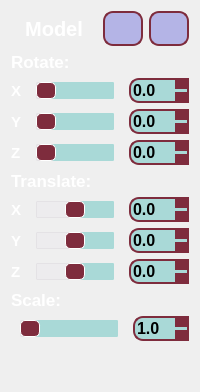
      <widget class="QWidget" name="page_RTS_model">
       <layout class="QVBoxLayout" name="verticalLayout">
        <item>
         <layout class="QHBoxLayout" name="horizontalLayout_29">
          <property name="topMargin">
           <number>0</number>
          </property>
          <item>
           <widget class="QLabel" name="label_M_2">
            <property name="styleSheet">
             <string notr="true">font-family: &quot;Comic Sans MS&quot;;
font: bold 20px;
color: white;</string>
            </property>
            <property name="text">
             <string>Model</string>
            </property>
            <property name="alignment">
             <set>Qt::AlignCenter</set>
            </property>
           </widget>
          </item>
          <item>
           <widget class="QToolButton" name="toolButton_reset_matrix_model">
            <property name="minimumSize">
             <size>
              <width>40</width>
              <height>35</height>
             </size>
            </property>
            <property name="sizeIncrement">
             <size>
              <width>40</width>
              <height>35</height>
             </size>
            </property>
            <property name="cursor">
             <cursorShape>PointingHandCursor</cursorShape>
            </property>
            <property name="styleSheet">
             <string notr="true">QToolButton {
border-radius: 10px;
border: 2px solid rgb(126, 44, 61); 
background-color: rgb(180, 180, 230);
}
QToolButton:pressed {
    background-color: qlineargradient(x1: 0, y1: 0, x2: 0, y2: 1,
                                      stop: 0 #BEBEBE, stop: 1 #D7D7D7);
}
QToolButton:hover {
	border: 2px solid black;
}</string>
            </property>
            <property name="text">
             <string/>
            </property>
            <property name="icon">
             <iconset>
              <normaloff>:/icons_ui/synchronize.png</normaloff>:/icons_ui/synchronize.png</iconset>
            </property>
            <property name="iconSize">
             <size>
              <width>25</width>
              <height>25</height>
             </size>
            </property>
           </widget>
          </item>
          <item>
           <widget class="QToolButton" name="toolButton_model_min_max_settings">
            <property name="minimumSize">
             <size>
              <width>40</width>
              <height>35</height>
             </size>
            </property>
            <property name="sizeIncrement">
             <size>
              <width>40</width>
              <height>35</height>
             </size>
            </property>
            <property name="cursor">
             <cursorShape>PointingHandCursor</cursorShape>
            </property>
            <property name="styleSheet">
             <string notr="true">QToolButton {
border-radius: 10px;
border: 2px solid rgb(126, 44, 61); 
background-color: rgb(180, 180, 230);
}
QToolButton:pressed {
    background-color: qlineargradient(x1: 0, y1: 0, x2: 0, y2: 1,
                                      stop: 0 #BEBEBE, stop: 1 #D7D7D7);
}
QToolButton:hover {
	border: 2px solid black;
}</string>
            </property>
            <property name="text">
             <string/>
            </property>
            <property name="icon">
             <iconset>
              <normaloff>:/icons_ui/control.png</normaloff>:/icons_ui/control.png</iconset>
            </property>
            <property name="iconSize">
             <size>
              <width>25</width>
              <height>25</height>
             </size>
            </property>
           </widget>
          </item>
         </layout>
        </item>
        <item>
         <widget class="QLabel" name="label_R_2">
          <property name="styleSheet">
           <string notr="true">font-family: &quot;Comic Sans MS&quot;;
font: bold 17px;
color: white;</string>
          </property>
          <property name="text">
           <string>Rotate:</string>
          </property>
         </widget>
        </item>
        <item>
         <layout class="QHBoxLayout" name="horLay_M_RX">
          <item>
           <widget class="QLabel" name="label_M_RX">
            <property name="styleSheet">
             <string notr="true">font-family: &quot;Comic Sans MS&quot;;
font: bold 15px;
color: white;</string>
            </property>
            <property name="text">
             <string>X</string>
            </property>
           </widget>
          </item>
          <item>
           <widget class="QSlider" name="slider_M_RX">
            <property name="minimumSize">
             <size>
              <width>0</width>
              <height>0</height>
             </size>
            </property>
            <property name="maximumSize">
             <size>
              <width>16777215</width>
              <height>17</height>
             </size>
            </property>
            <property name="cursor">
             <cursorShape>OpenHandCursor</cursorShape>
            </property>
            <property name="styleSheet">
             <string notr="true">QSlider::groove:horizontal {
    background: white;
	left: 9px; right: 9px;
    position: absolute; /* absolutely position 4px from the left and right of the widget. setting margins on the widget should work too... */
}
QSlider::add-page:horizontal {
    background: rgb(169, 217, 215);
   border: 1px solid rgb(169, 217, 215);
	border-radius:1px;
}
QSlider::sub-page:horizontal {
    background: rgb(237, 236, 238);
   border: 1px solid rgb(228, 226, 229);
	border-radius:1px;
}
QSlider::handle:horizontal {
background: rgb(126, 44, 61); 
border-radius:5px; 
border: 1px solid white; 
width: 18px;  
}</string>
            </property>
            <property name="minimum">
             <number>0</number>
            </property>
            <property name="maximum">
             <number>360</number>
            </property>
            <property name="orientation">
             <enum>Qt::Horizontal</enum>
            </property>
           </widget>
          </item>
          <item>
           <widget class="QDoubleSpinBox" name="doubleSpinBox_M_RX">
            <property name="maximumSize">
             <size>
              <width>60</width>
              <height>16777215</height>
             </size>
            </property>
            <property name="cursor">
             <cursorShape>PointingHandCursor</cursorShape>
            </property>
            <property name="styleSheet">
             <string notr="true">QDoubleSpinBox {
	border: 2px solid rgb(126, 44, 61); ;
	border-radius: 10px;
	background: rgb(169, 217, 215);
	font: bold 16px;
	color: black;
	font-family: &quot;Comic Sans MS&quot;;
 }
 QDoubleSpinBox::up-button {
	 subcontrol-origin: border;
     subcontrol-position: top right;
	background: rgb(126, 44, 61);
     height: 11px;
	width: 14px;
 }
 QDoubleSpinBox::down-button {
     subcontrol-origin: border;
     subcontrol-position: bottom right;
	background: rgb(126, 44, 61);
	height: 11px;
	width: 14px;
 }
QDoubleSpinBox::down-button:hover {
    background-color: lightgray;
}
QDoubleSpinBox::up-button:hover {
    background-color: lightgray;
}
QDoubleSpinBox::down-button:pressed {
    background-color: qlineargradient(x1: 0, y1: 0, x2: 0, y2: 1,
                                      stop: 0 #BEBEBE, stop: 1 #D7D7D7);
}
QDoubleSpinBox::up-button:pressed {
    background-color: qlineargradient(x1: 0, y1: 0, x2: 0, y2: 1,
                                      stop: 0 #BEBEBE, stop: 1 #D7D7D7);
}</string>
            </property>
            <property name="decimals">
             <number>1</number>
            </property>
            <property name="minimum">
             <double>0.000000000000000</double>
            </property>
            <property name="maximum">
             <double>360.000000000000000</double>
            </property>
           </widget>
          </item>
         </layout>
        </item>
        <item>
         <layout class="QHBoxLayout" name="horLay_M_RY">
          <item>
           <widget class="QLabel" name="label_M_RY">
            <property name="styleSheet">
             <string notr="true">font-family: &quot;Comic Sans MS&quot;;
font: bold 15px;
color: white;</string>
            </property>
            <property name="text">
             <string>Y</string>
            </property>
           </widget>
          </item>
          <item>
           <widget class="QSlider" name="slider_M_RY">
            <property name="minimumSize">
             <size>
              <width>0</width>
              <height>0</height>
             </size>
            </property>
            <property name="maximumSize">
             <size>
              <width>16777215</width>
              <height>17</height>
             </size>
            </property>
            <property name="cursor">
             <cursorShape>OpenHandCursor</cursorShape>
            </property>
            <property name="styleSheet">
             <string notr="true">QSlider::groove:horizontal {
    background: white;
	left: 9px; right: 9px;
    position: absolute; /* absolutely position 4px from the left and right of the widget. setting margins on the widget should work too... */
}
QSlider::add-page:horizontal {
    background: rgb(169, 217, 215);
   border: 1px solid rgb(169, 217, 215);
	border-radius:1px;
}
QSlider::sub-page:horizontal {
    background: rgb(237, 236, 238);
   border: 1px solid rgb(228, 226, 229);
	border-radius:1px;
}
QSlider::handle:horizontal {
background: rgb(126, 44, 61); 
border-radius:5px; 
border: 1px solid white; 
width: 18px;  
}</string>
            </property>
            <property name="minimum">
             <number>0</number>
            </property>
            <property name="maximum">
             <number>360</number>
            </property>
            <property name="orientation">
             <enum>Qt::Horizontal</enum>
            </property>
           </widget>
          </item>
          <item>
           <widget class="QDoubleSpinBox" name="doubleSpinBox_M_RY">
            <property name="maximumSize">
             <size>
              <width>60</width>
              <height>16777215</height>
             </size>
            </property>
            <property name="cursor">
             <cursorShape>PointingHandCursor</cursorShape>
            </property>
            <property name="styleSheet">
             <string notr="true">QDoubleSpinBox {
	border: 2px solid rgb(126, 44, 61); ;
	border-radius: 10px;
	background: rgb(169, 217, 215);
	font: bold 16px;
	color: black;
	font-family: &quot;Comic Sans MS&quot;;
 }
 QDoubleSpinBox::up-button {
	 subcontrol-origin: border;
     subcontrol-position: top right;
	background: rgb(126, 44, 61);
     height: 11px;
	width: 14px;
 }
 QDoubleSpinBox::down-button {
     subcontrol-origin: border;
     subcontrol-position: bottom right;
	background: rgb(126, 44, 61);
	height: 11px;
	width: 14px;
 }
QDoubleSpinBox::down-button:hover {
    background-color: lightgray;
}
QDoubleSpinBox::up-button:hover {
    background-color: lightgray;
}
QDoubleSpinBox::down-button:pressed {
    background-color: qlineargradient(x1: 0, y1: 0, x2: 0, y2: 1,
                                      stop: 0 #BEBEBE, stop: 1 #D7D7D7);
}
QDoubleSpinBox::up-button:pressed {
    background-color: qlineargradient(x1: 0, y1: 0, x2: 0, y2: 1,
                                      stop: 0 #BEBEBE, stop: 1 #D7D7D7);
}</string>
            </property>
            <property name="decimals">
             <number>1</number>
            </property>
            <property name="minimum">
             <double>0.000000000000000</double>
            </property>
            <property name="maximum">
             <double>360.000000000000000</double>
            </property>
           </widget>
          </item>
         </layout>
        </item>
        <item>
         <layout class="QHBoxLayout" name="horLay_M_RZ">
          <item>
           <widget class="QLabel" name="label_M_RZ">
            <property name="styleSheet">
             <string notr="true">font-family: &quot;Comic Sans MS&quot;;
font: bold 15px;
color: white;</string>
            </property>
            <property name="text">
             <string>Z</string>
            </property>
           </widget>
          </item>
          <item>
           <widget class="QSlider" name="slider_M_RZ">
            <property name="minimumSize">
             <size>
              <width>0</width>
              <height>0</height>
             </size>
            </property>
            <property name="maximumSize">
             <size>
              <width>16777215</width>
              <height>17</height>
             </size>
            </property>
            <property name="cursor">
             <cursorShape>OpenHandCursor</cursorShape>
            </property>
            <property name="styleSheet">
             <string notr="true">QSlider::groove:horizontal {
    background: white;
	left: 9px; right: 9px;
    position: absolute; /* absolutely position 4px from the left and right of the widget. setting margins on the widget should work too... */
}
QSlider::add-page:horizontal {
    background: rgb(169, 217, 215);
   border: 1px solid rgb(169, 217, 215);
	border-radius:1px;
}
QSlider::sub-page:horizontal {
    background: rgb(237, 236, 238);
   border: 1px solid rgb(228, 226, 229);
	border-radius:1px;
}
QSlider::handle:horizontal {
background: rgb(126, 44, 61); 
border-radius:5px; 
border: 1px solid white; 
width: 18px;  
}</string>
            </property>
            <property name="minimum">
             <number>0</number>
            </property>
            <property name="maximum">
             <number>360</number>
            </property>
            <property name="orientation">
             <enum>Qt::Horizontal</enum>
            </property>
           </widget>
          </item>
          <item>
           <widget class="QDoubleSpinBox" name="doubleSpinBox_M_RZ">
            <property name="maximumSize">
             <size>
              <width>60</width>
              <height>16777215</height>
             </size>
            </property>
            <property name="cursor">
             <cursorShape>PointingHandCursor</cursorShape>
            </property>
            <property name="styleSheet">
             <string notr="true">QDoubleSpinBox {
	border: 2px solid rgb(126, 44, 61); ;
	border-radius: 10px;
	background: rgb(169, 217, 215);
	font: bold 16px;
	color: black;
	font-family: &quot;Comic Sans MS&quot;;
 }
 QDoubleSpinBox::up-button {
	 subcontrol-origin: border;
     subcontrol-position: top right;
	background: rgb(126, 44, 61);
     height: 11px;
	width: 14px;
 }
 QDoubleSpinBox::down-button {
     subcontrol-origin: border;
     subcontrol-position: bottom right;
	background: rgb(126, 44, 61);
	height: 11px;
	width: 14px;
 }
QDoubleSpinBox::down-button:hover {
    background-color: lightgray;
}
QDoubleSpinBox::up-button:hover {
    background-color: lightgray;
}
QDoubleSpinBox::down-button:pressed {
    background-color: qlineargradient(x1: 0, y1: 0, x2: 0, y2: 1,
                                      stop: 0 #BEBEBE, stop: 1 #D7D7D7);
}
QDoubleSpinBox::up-button:pressed {
    background-color: qlineargradient(x1: 0, y1: 0, x2: 0, y2: 1,
                                      stop: 0 #BEBEBE, stop: 1 #D7D7D7);
}</string>
            </property>
            <property name="decimals">
             <number>1</number>
            </property>
            <property name="minimum">
             <double>0.000000000000000</double>
            </property>
            <property name="maximum">
             <double>360.000000000000000</double>
            </property>
           </widget>
          </item>
         </layout>
        </item>
        <item>
         <widget class="QLabel" name="label_T_2">
          <property name="styleSheet">
           <string notr="true">font-family: &quot;Comic Sans MS&quot;;
font: bold 17px;
color: white;</string>
          </property>
          <property name="text">
           <string>Translate:</string>
          </property>
         </widget>
        </item>
        <item>
         <layout class="QHBoxLayout" name="horLay_M_TX">
          <item>
           <widget class="QLabel" name="label_M_TX">
            <property name="styleSheet">
             <string notr="true">font-family: &quot;Comic Sans MS&quot;;
font: bold 15px;
color: white;</string>
            </property>
            <property name="text">
             <string>X</string>
            </property>
           </widget>
          </item>
          <item>
           <widget class="QSlider" name="slider_M_TX">
            <property name="minimumSize">
             <size>
              <width>0</width>
              <height>0</height>
             </size>
            </property>
            <property name="maximumSize">
             <size>
              <width>16777215</width>
              <height>17</height>
             </size>
            </property>
            <property name="cursor">
             <cursorShape>OpenHandCursor</cursorShape>
            </property>
            <property name="styleSheet">
             <string notr="true">QSlider::groove:horizontal {
    background: white;
	left: 9px; right: 9px;
    position: absolute; /* absolutely position 4px from the left and right of the widget. setting margins on the widget should work too... */
}
QSlider::add-page:horizontal {
    background: rgb(169, 217, 215);
   border: 1px solid rgb(169, 217, 215);
	border-radius:1px;
}
QSlider::sub-page:horizontal {
    background: rgb(237, 236, 238);
   border: 1px solid rgb(228, 226, 229);
	border-radius:1px;
}
QSlider::handle:horizontal {
background: rgb(126, 44, 61); 
border-radius:5px; 
border: 1px solid white; 
width: 18px;  
}</string>
            </property>
            <property name="minimum">
             <number>-50</number>
            </property>
            <property name="maximum">
             <number>50</number>
            </property>
            <property name="orientation">
             <enum>Qt::Horizontal</enum>
            </property>
           </widget>
          </item>
          <item>
           <widget class="QDoubleSpinBox" name="doubleSpinBox_M_TX">
            <property name="maximumSize">
             <size>
              <width>60</width>
              <height>16777215</height>
             </size>
            </property>
            <property name="cursor">
             <cursorShape>PointingHandCursor</cursorShape>
            </property>
            <property name="styleSheet">
             <string notr="true">QDoubleSpinBox {
	border: 2px solid rgb(126, 44, 61); ;
	border-radius: 10px;
	background: rgb(169, 217, 215);
	font: bold 16px;
	color: black;
	font-family: &quot;Comic Sans MS&quot;;
 }
 QDoubleSpinBox::up-button {
	 subcontrol-origin: border;
     subcontrol-position: top right;
	background: rgb(126, 44, 61);
     height: 11px;
	width: 14px;
 }
 QDoubleSpinBox::down-button {
     subcontrol-origin: border;
     subcontrol-position: bottom right;
	background: rgb(126, 44, 61);
	height: 11px;
	width: 14px;
 }
QDoubleSpinBox::down-button:hover {
    background-color: lightgray;
}
QDoubleSpinBox::up-button:hover {
    background-color: lightgray;
}
QDoubleSpinBox::down-button:pressed {
    background-color: qlineargradient(x1: 0, y1: 0, x2: 0, y2: 1,
                                      stop: 0 #BEBEBE, stop: 1 #D7D7D7);
}
QDoubleSpinBox::up-button:pressed {
    background-color: qlineargradient(x1: 0, y1: 0, x2: 0, y2: 1,
                                      stop: 0 #BEBEBE, stop: 1 #D7D7D7);
}</string>
            </property>
            <property name="decimals">
             <number>1</number>
            </property>
            <property name="minimum">
             <double>-50.000000000000000</double>
            </property>
            <property name="maximum">
             <double>50.000000000000000</double>
            </property>
           </widget>
          </item>
         </layout>
        </item>
        <item>
         <layout class="QHBoxLayout" name="horLay_M_TY">
          <item>
           <widget class="QLabel" name="label_M_TY">
            <property name="styleSheet">
             <string notr="true">font-family: &quot;Comic Sans MS&quot;;
font: bold 15px;
color: white;</string>
            </property>
            <property name="text">
             <string>Y</string>
            </property>
           </widget>
          </item>
          <item>
           <widget class="QSlider" name="slider_M_TY">
            <property name="minimumSize">
             <size>
              <width>0</width>
              <height>0</height>
             </size>
            </property>
            <property name="maximumSize">
             <size>
              <width>16777215</width>
              <height>17</height>
             </size>
            </property>
            <property name="cursor">
             <cursorShape>OpenHandCursor</cursorShape>
            </property>
            <property name="styleSheet">
             <string notr="true">QSlider::groove:horizontal {
    background: white;
	left: 9px; right: 9px;
    position: absolute; /* absolutely position 4px from the left and right of the widget. setting margins on the widget should work too... */
}
QSlider::add-page:horizontal {
    background: rgb(169, 217, 215);
   border: 1px solid rgb(169, 217, 215);
	border-radius:1px;
}
QSlider::sub-page:horizontal {
    background: rgb(237, 236, 238);
   border: 1px solid rgb(228, 226, 229);
	border-radius:1px;
}
QSlider::handle:horizontal {
background: rgb(126, 44, 61); 
border-radius:5px; 
border: 1px solid white; 
width: 18px;  
}</string>
            </property>
            <property name="minimum">
             <number>-50</number>
            </property>
            <property name="maximum">
             <number>50</number>
            </property>
            <property name="orientation">
             <enum>Qt::Horizontal</enum>
            </property>
           </widget>
          </item>
          <item>
           <widget class="QDoubleSpinBox" name="doubleSpinBox_M_TY">
            <property name="maximumSize">
             <size>
              <width>60</width>
              <height>16777215</height>
             </size>
            </property>
            <property name="cursor">
             <cursorShape>PointingHandCursor</cursorShape>
            </property>
            <property name="styleSheet">
             <string notr="true">QDoubleSpinBox {
	border: 2px solid rgb(126, 44, 61); ;
	border-radius: 10px;
	background: rgb(169, 217, 215);
	font: bold 16px;
	color: black;
	font-family: &quot;Comic Sans MS&quot;;
 }
 QDoubleSpinBox::up-button {
	 subcontrol-origin: border;
     subcontrol-position: top right;
	background: rgb(126, 44, 61);
     height: 11px;
	width: 14px;
 }
 QDoubleSpinBox::down-button {
     subcontrol-origin: border;
     subcontrol-position: bottom right;
	background: rgb(126, 44, 61);
	height: 11px;
	width: 14px;
 }
QDoubleSpinBox::down-button:hover {
    background-color: lightgray;
}
QDoubleSpinBox::up-button:hover {
    background-color: lightgray;
}
QDoubleSpinBox::down-button:pressed {
    background-color: qlineargradient(x1: 0, y1: 0, x2: 0, y2: 1,
                                      stop: 0 #BEBEBE, stop: 1 #D7D7D7);
}
QDoubleSpinBox::up-button:pressed {
    background-color: qlineargradient(x1: 0, y1: 0, x2: 0, y2: 1,
                                      stop: 0 #BEBEBE, stop: 1 #D7D7D7);
}</string>
            </property>
            <property name="decimals">
             <number>1</number>
            </property>
            <property name="minimum">
             <double>-50.000000000000000</double>
            </property>
            <property name="maximum">
             <double>50.000000000000000</double>
            </property>
           </widget>
          </item>
         </layout>
        </item>
        <item>
         <layout class="QHBoxLayout" name="horLay_M_TZ">
          <item>
           <widget class="QLabel" name="label_M_TZ">
            <property name="styleSheet">
             <string notr="true">font-family: &quot;Comic Sans MS&quot;;
font: bold 15px;
color: white;</string>
            </property>
            <property name="text">
             <string>Z</string>
            </property>
           </widget>
          </item>
          <item>
           <widget class="QSlider" name="slider_M_TZ">
            <property name="minimumSize">
             <size>
              <width>0</width>
              <height>0</height>
             </size>
            </property>
            <property name="maximumSize">
             <size>
              <width>16777215</width>
              <height>17</height>
             </size>
            </property>
            <property name="cursor">
             <cursorShape>OpenHandCursor</cursorShape>
            </property>
            <property name="styleSheet">
             <string notr="true">QSlider::groove:horizontal {
    background: white;
	left: 9px; right: 9px;
    position: absolute; /* absolutely position 4px from the left and right of the widget. setting margins on the widget should work too... */
}
QSlider::add-page:horizontal {
    background: rgb(169, 217, 215);
   border: 1px solid rgb(169, 217, 215);
	border-radius:1px;
}
QSlider::sub-page:horizontal {
    background: rgb(237, 236, 238);
   border: 1px solid rgb(228, 226, 229);
	border-radius:1px;
}
QSlider::handle:horizontal {
background: rgb(126, 44, 61); 
border-radius:5px; 
border: 1px solid white; 
width: 18px;  
}</string>
            </property>
            <property name="minimum">
             <number>-50</number>
            </property>
            <property name="maximum">
             <number>50</number>
            </property>
            <property name="orientation">
             <enum>Qt::Horizontal</enum>
            </property>
           </widget>
          </item>
          <item>
           <widget class="QDoubleSpinBox" name="doubleSpinBox_M_TZ">
            <property name="maximumSize">
             <size>
              <width>60</width>
              <height>16777215</height>
             </size>
            </property>
            <property name="cursor">
             <cursorShape>PointingHandCursor</cursorShape>
            </property>
            <property name="styleSheet">
             <string notr="true">QDoubleSpinBox {
	border: 2px solid rgb(126, 44, 61); ;
	border-radius: 10px;
	background: rgb(169, 217, 215);
	font: bold 16px;
	color: black;
	font-family: &quot;Comic Sans MS&quot;;
 }
 QDoubleSpinBox::up-button {
	 subcontrol-origin: border;
     subcontrol-position: top right;
	background: rgb(126, 44, 61);
     height: 11px;
	width: 14px;
 }
 QDoubleSpinBox::down-button {
     subcontrol-origin: border;
     subcontrol-position: bottom right;
	background: rgb(126, 44, 61);
	height: 11px;
	width: 14px;
 }
QDoubleSpinBox::down-button:hover {
    background-color: lightgray;
}
QDoubleSpinBox::up-button:hover {
    background-color: lightgray;
}
QDoubleSpinBox::down-button:pressed {
    background-color: qlineargradient(x1: 0, y1: 0, x2: 0, y2: 1,
                                      stop: 0 #BEBEBE, stop: 1 #D7D7D7);
}
QDoubleSpinBox::up-button:pressed {
    background-color: qlineargradient(x1: 0, y1: 0, x2: 0, y2: 1,
                                      stop: 0 #BEBEBE, stop: 1 #D7D7D7);
}</string>
            </property>
            <property name="decimals">
             <number>1</number>
            </property>
            <property name="minimum">
             <double>-50.000000000000000</double>
            </property>
            <property name="maximum">
             <double>50.000000000000000</double>
            </property>
            <property name="value">
             <double>0.000000000000000</double>
            </property>
           </widget>
          </item>
         </layout>
        </item>
        <item>
         <widget class="QLabel" name="label_Scale_2">
          <property name="styleSheet">
           <string notr="true">font-family: &quot;Comic Sans MS&quot;;
font: bold 17px;
color: white;</string>
          </property>
          <property name="text">
           <string>Scale:</string>
          </property>
         </widget>
        </item>
        <item>
         <layout class="QHBoxLayout" name="horizontalLayout_5">
          <property name="topMargin">
           <number>0</number>
          </property>
          <item>
           <widget class="QSlider" name="slider_M_Scale">
            <property name="minimumSize">
             <size>
              <width>0</width>
              <height>0</height>
             </size>
            </property>
            <property name="maximumSize">
             <size>
              <width>16777215</width>
              <height>17</height>
             </size>
            </property>
            <property name="cursor">
             <cursorShape>OpenHandCursor</cursorShape>
            </property>
            <property name="styleSheet">
             <string notr="true">QSlider::groove:horizontal {
    background: white;
	left: 9px; right: 9px;
    position: absolute; /* absolutely position 4px from the left and right of the widget. setting margins on the widget should work too... */
}
QSlider::add-page:horizontal {
    background: rgb(169, 217, 215);
   border: 1px solid rgb(169, 217, 215);
	border-radius:1px;
}
QSlider::sub-page:horizontal {
    background: rgb(237, 236, 238);
   border: 1px solid rgb(228, 226, 229);
	border-radius:1px;
}
QSlider::handle:horizontal {
background: rgb(126, 44, 61); 
border-radius:5px; 
border: 1px solid white; 
width: 18px;  
}</string>
            </property>
            <property name="minimum">
             <number>1</number>
            </property>
            <property name="maximum">
             <number>20</number>
            </property>
            <property name="value">
             <number>1</number>
            </property>
            <property name="orientation">
             <enum>Qt::Horizontal</enum>
            </property>
           </widget>
          </item>
          <item>
           <widget class="QDoubleSpinBox" name="doubleSpinBox_M_Scale">
            <property name="maximumSize">
             <size>
              <width>60</width>
              <height>16777215</height>
             </size>
            </property>
            <property name="cursor">
             <cursorShape>PointingHandCursor</cursorShape>
            </property>
            <property name="styleSheet">
             <string notr="true">QDoubleSpinBox {
	border: 2px solid rgb(126, 44, 61); ;
	border-radius: 10px;
	background: rgb(169, 217, 215);
	font: bold 16px;
	color: black;
	font-family: &quot;Comic Sans MS&quot;;
 }
 QDoubleSpinBox::up-button {
	 subcontrol-origin: border;
     subcontrol-position: top right;
	background: rgb(126, 44, 61);
     height: 11px;
	width: 14px;
 }
 QDoubleSpinBox::down-button {
     subcontrol-origin: border;
     subcontrol-position: bottom right;
	background: rgb(126, 44, 61);
	height: 11px;
	width: 14px;
 }
QDoubleSpinBox::down-button:hover {
    background-color: lightgray;
}
QDoubleSpinBox::up-button:hover {
    background-color: lightgray;
}
QDoubleSpinBox::down-button:pressed {
    background-color: qlineargradient(x1: 0, y1: 0, x2: 0, y2: 1,
                                      stop: 0 #BEBEBE, stop: 1 #D7D7D7);
}
QDoubleSpinBox::up-button:pressed {
    background-color: qlineargradient(x1: 0, y1: 0, x2: 0, y2: 1,
                                      stop: 0 #BEBEBE, stop: 1 #D7D7D7);
}</string>
            </property>
            <property name="decimals">
             <number>1</number>
            </property>
            <property name="maximum">
             <double>20.000000000000000</double>
            </property>
            <property name="value">
             <double>1.000000000000000</double>
            </property>
           </widget>
          </item>
         </layout>
        </item>
        <item>
         <spacer name="vertSpacer_2">
          <property name="orientation">
           <enum>Qt::Vertical</enum>
          </property>
          <property name="sizeHint" stdset="0">
           <size>
            <width>20</width>
            <height>40</height>
           </size>
          </property>
         </spacer>
        </item>
       </layout>
      </widget>
